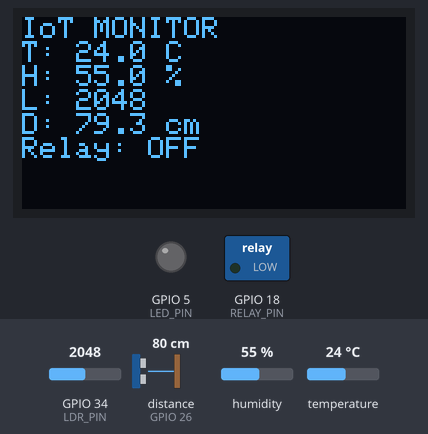
Bench run of a sketch on a simulated ESP32. Shown: 128×64 one-colour display, switched loads named in the sketch (green lamp = pin HIGH), output pins drawn as LEDs (lit = HIGH). Wiring (from diagram.json): ultrasonic range finder: trigger GPIO 25; echo GPIO 26. Inputs (shaded band) come from the test bench; at power-on: distance to the obstacle (sensor on GPIO 26) 80 cm, GPIO 34 (LDR_PIN) = 2048, humidity 55 %, temperature 24 °C. The echo pulse lasts 58.3 µs per cm; WiFi joins after 1.5 s; servers stay silent unless stated; pins used as bus, display or sensor lines are not drawn; what the sketch prints to the serial monitor is not drawn.

Above: at 4.7 s.
4.8 s: distance to the obstacle (sensor on GPIO 26) set to 23 cm
At 18.7 s:
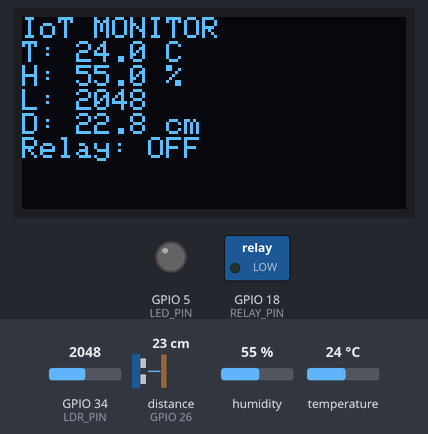
18.8 s: distance to the obstacle (sensor on GPIO 26) set to 18 cm
30.0 s: GPIO 34 (LDR_PIN) set to 1969
At 34.4 s:
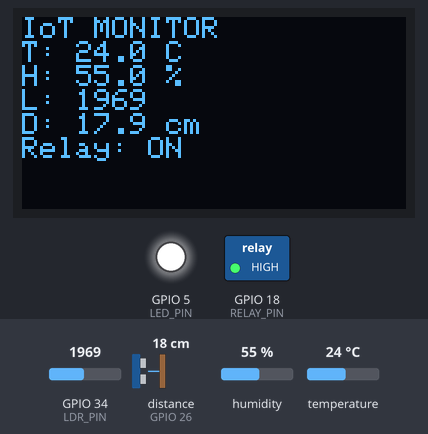
41.2 s: GPIO 34 (LDR_PIN) set to 2040
At 49.8 s:
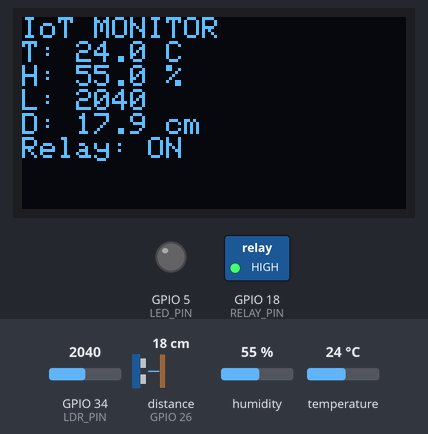
52.4 s: humidity set to 22 %
At 64.1 s:
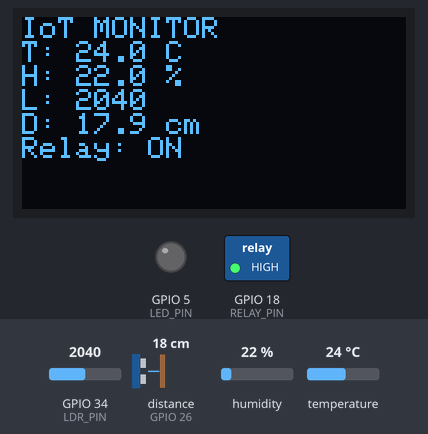
65.2 s: temperature set to 12 °C
At 79.5 s:
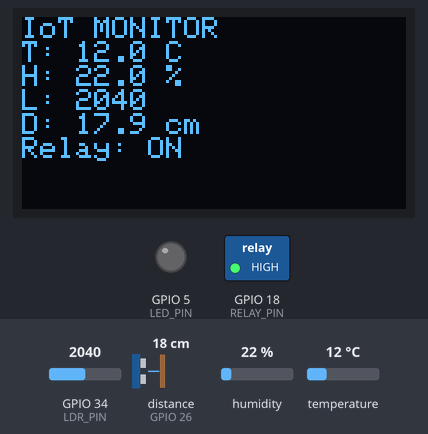
Timing chart, 0 to 80.2 s (numbered marks = the images above; inputs shaded):
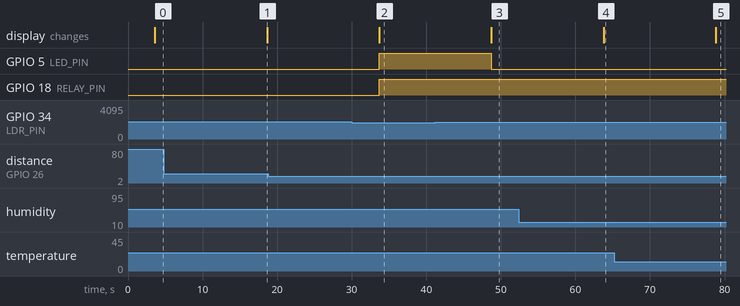

The sketch:

sketch.ino
```cpp
#include <WiFi.h>
#include <HTTPClient.h>
#include <Wire.h>
#include <Adafruit_GFX.h>
#include <Adafruit_SSD1306.h>
#include "DHT.h"

// ---------- PIN DEFINITIONS ----------
#define DHTPIN 4
#define DHTTYPE DHT22

#define LDR_PIN 34
#define LED_PIN 5

#define TRIG_PIN 25
#define ECHO_PIN 26

#define RELAY_PIN 18

#define SCREEN_WIDTH 128
#define SCREEN_HEIGHT 64

// ---------- WIFI ----------
const char* ssid = "Wokwi-GUEST";
const char* password = "";

// ---------- THINGSPEAK ----------
// We will add the API key here later.
String apiKey = "YOUR_API_KEY";

// ---------- OBJECTS ----------
DHT dht(DHTPIN, DHTTYPE);

Adafruit_SSD1306 display(
  SCREEN_WIDTH,
  SCREEN_HEIGHT,
  &Wire,
  -1
);

// ---------- SETUP ----------
void setup() {

  Serial.begin(115200);

  dht.begin();

  pinMode(LDR_PIN, INPUT);
  pinMode(LED_PIN, OUTPUT);

  pinMode(TRIG_PIN, OUTPUT);
  pinMode(ECHO_PIN, INPUT);

  pinMode(RELAY_PIN, OUTPUT);

  digitalWrite(LED_PIN, LOW);
  digitalWrite(RELAY_PIN, LOW);

  // OLED
  if (!display.begin(
        SSD1306_SWITCHCAPVCC,
        0x3C
      )) {

    Serial.println("OLED initialization failed!");
    while (true);
  }

  display.clearDisplay();
  display.setTextColor(SSD1306_WHITE);
  display.setTextSize(1);

  display.setCursor(0, 0);
  display.println("IoT MONITOR");
  display.println("Initializing...");
  display.display();

  delay(2000);

  // Wi-Fi
  Serial.println("Connecting to WiFi...");

  WiFi.begin(ssid, password);

  while (WiFi.status() != WL_CONNECTED) {

    delay(500);
    Serial.print(".");
  }

  Serial.println();
  Serial.println("WiFi Connected!");

  Serial.print("IP Address: ");
  Serial.println(WiFi.localIP());

  Serial.println("--------------------------------");
  Serial.println("ESP32 IoT Cloud Monitoring");
  Serial.println("--------------------------------");
}

// ---------- LOOP ----------
void loop() {

  // ----- DHT22 -----
  float temperature = dht.readTemperature();
  float humidity = dht.readHumidity();

  if (isnan(temperature) || isnan(humidity)) {

    Serial.println("DHT22 reading failed!");

    delay(2000);
    return;
  }

  // ----- LDR -----
  int lightLevel = analogRead(LDR_PIN);

  // ----- ULTRASONIC -----
  digitalWrite(TRIG_PIN, LOW);
  delayMicroseconds(2);

  digitalWrite(TRIG_PIN, HIGH);
  delayMicroseconds(10);

  digitalWrite(TRIG_PIN, LOW);

  long duration = pulseIn(ECHO_PIN, HIGH);

  float distance = duration * 0.034 / 2;

  // ----- AUTOMATION -----

  // Dark → LED ON
  if (lightLevel < 2000) {

    digitalWrite(LED_PIN, HIGH);

  } else {

    digitalWrite(LED_PIN, LOW);
  }

  // Object close → Relay ON
  if (distance > 0 && distance < 20) {

    digitalWrite(RELAY_PIN, HIGH);

  } else {

    digitalWrite(RELAY_PIN, LOW);
  }

  // ----- SERIAL MONITOR -----

  Serial.println();
  Serial.println("========== IoT MONITOR ==========");

  Serial.print("Temperature : ");
  Serial.print(temperature);
  Serial.println(" °C");

  Serial.print("Humidity    : ");
  Serial.print(humidity);
  Serial.println(" %");

  Serial.print("Light Level : ");
  Serial.println(lightLevel);

  Serial.print("Distance    : ");
  Serial.print(distance);
  Serial.println(" cm");

  Serial.print("LED         : ");
  Serial.println(
    lightLevel < 2000 ? "ON" : "OFF"
  );

  Serial.print("Relay       : ");
  Serial.println(
    distance < 20 ? "ON" : "OFF"
  );

  Serial.println("================================");

  // ----- OLED -----

  display.clearDisplay();

  display.setCursor(0, 0);

  display.println("IoT MONITOR");

  display.print("T: ");
  display.print(temperature, 1);
  display.println(" C");

  display.print("H: ");
  display.print(humidity, 1);
  display.println(" %");

  display.print("L: ");
  display.println(lightLevel);

  display.print("D: ");
  display.print(distance, 1);
  display.println(" cm");

  display.print("Relay: ");
  display.println(
    distance < 20 ? "ON" : "OFF"
  );

  display.display();

  // ----- THINGSPEAK -----

  if (WiFi.status() == WL_CONNECTED &&
      apiKey != "YOUR_API_KEY") {

    HTTPClient http;

    String url =
      "http://api.thingspeak.com/update?api_key=" +
      apiKey +
      "&field1=" + String(temperature) +
      "&field2=" + String(humidity) +
      "&field3=" + String(lightLevel) +
      "&field4=" + String(distance) +
      "&field5=" + String(
        distance < 20 ? 1 : 0
      );

    http.begin(url);

    int httpResponseCode = http.GET();

    Serial.print("ThingSpeak Response: ");
    Serial.println(httpResponseCode);

    http.end();
  }

  delay(15000);
}
```

Measured:
- the behaviour switches between 2000 and 1999 on GPIO 34 (LDR_PIN) (found by bisection; images 1 and 2)
- after the input at 4.8 s, the display: changes after 13.9 s (image 1)
- after the input at 18.8 s, every drawn part: stays the same
- after the input at 30.0 s, GPIO 5 (LED_PIN): LOW → HIGH after 3.7 s; the display: changes after 3.7 s (image 2)
- after the input at 41.2 s, GPIO 5 (LED_PIN): HIGH → LOW after 7.5 s; the display: changes after 7.5 s (image 3)
- after the input at 52.4 s, the display: changes after 11.4 s (image 4)
- after the input at 65.2 s, the display: changes after 13.6 s (image 5)
